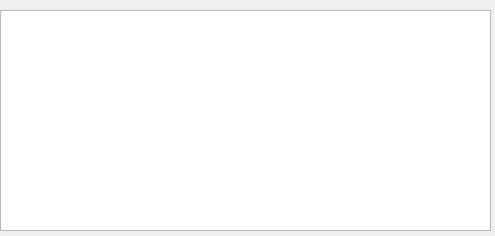
<?xml version="1.0" encoding="UTF-8"?>
<ui version="4.0">
 <class>DepotDownloader</class>
 <widget class="QWidget" name="DepotDownloader">
  <property name="geometry">
   <rect>
    <x>0</x>
    <y>0</y>
    <width>495</width>
    <height>236</height>
   </rect>
  </property>
  <property name="windowTitle">
   <string>DepotDownloader</string>
  </property>
  <widget class="QPlainTextEdit" name="logOutput">
   <property name="geometry">
    <rect>
     <x>0</x>
     <y>10</y>
     <width>491</width>
     <height>221</height>
    </rect>
   </property>
  </widget>
 </widget>
 <resources/>
 <connections/>
</ui>
